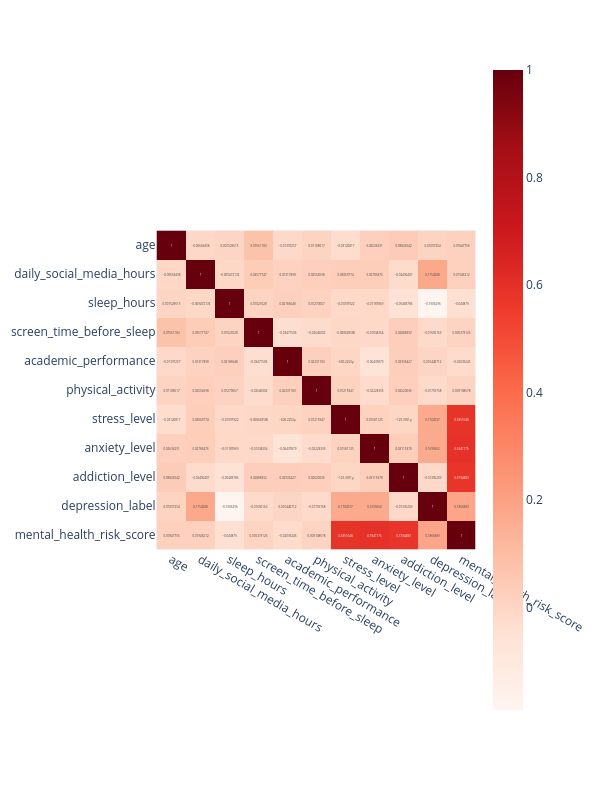

Here is the notebook cell this chart was saved with:
### Code cell
fig = px.imshow(
    df.corr(numeric_only=True),
    text_auto=True,
    color_continuous_scale="Reds",
    width=600,
    height=800
)
fig.show()

### Figure 1 — Plotly figure (JSON) as saved in the notebook; plotly's stock layout.template omitted (floating-point values rounded to 4 significant figures)
{"data": [{"coloraxis": "coloraxis", "hovertemplate": "x: %{x}<br>y: %{y}<br>color: %{z}<extra></extra>", "name": "0", "texttemplate": "%{z}", "type": "heatmap", "x": ["age", "daily_social_media_hours", "sleep_hours", "screen_time_before_sleep", "academic_performance", "physical_activity", "stress_level", "anxiety_level", "addiction_level", "depression_label", "mental_health_risk_score"], "xaxis": "x", "y": ["age", "daily_social_media_hours", "sleep_hours", "screen_time_before_sleep", "academic_performance", "physical_activity", "stress_level", "anxiety_level", "addiction_level", "depression_label", "mental_health_risk_score"], "yaxis": "y", "z": [[1.0, -0.006635, 0.00153, 0.07561, -0.01397, 0.01109, -0.03121, 0.02636, 0.03827, 0.01097, 0.01848], [-0.006635, 1.0, -0.009472, 0.03578, 0.01318, 0.02555, 0.0307, 0.02783, -0.02496, 0.1752, 0.01946], [0.00153, -0.009472, 1.0, 0.01024, 0.02187, 0.0127, -0.01098, -0.01188, -0.05484, -0.1906, -0.04388], [0.07561, 0.03578, 0.01024, 1.0, -0.03472, -0.02645, -0.00865, -0.01034, 0.02888, -0.0165, 0.005373], [-0.01397, 0.01318, 0.02187, -0.03472, 1.0, 0.02331, -0.0006002, -0.06438, 0.02935, 0.001441, -0.02039], [0.01109, 0.02555, 0.0127, -0.02645, 0.02331, 1.0, 0.01216, -0.02223, 0.0262, -0.0176, 0.009109], [-0.03121, 0.0307, -0.01098, -0.00865, -0.0006002, 0.01216, 1.0, 0.01581, -0.0001294, 0.1705, 0.5852], [0.02636, 0.02783, -0.01188, -0.01034, -0.06438, -0.02223, 0.01581, 1.0, 0.03115, 0.1696, 0.5942], [0.03827, -0.02496, -0.05484, 0.02888, 0.02935, 0.0262, -0.0001294, 0.03115, 1.0, -0.01395, 0.5794], [0.01097, 0.1752, -0.1906, -0.0165, 0.001441, -0.0176, 0.1705, 0.1696, -0.01395, 1.0, 0.1866], [0.01848, 0.01946, -0.04388, 0.005373, -0.02039, 0.009109, 0.5852, 0.5942, 0.5794, 0.1866, 1.0]]}], "layout": {"coloraxis": {"autocolorscale": false, "colorscale": [[0, "rgb(255,245,240)"], [0.125, "rgb(254,224,210)"], [0.25, "rgb(252,187,161)"], [0.375, "rgb(252,146,114)"], [0.5, "rgb(251,106,74)"], [0.625, "rgb(239,59,44)"], [0.75, "rgb(203,24,29)"], [0.875, "rgb(165,15,21)"], [1, "rgb(103,0,13)"]]}, "height": 800, "margin": {"t": 60}, "width": 600, "xaxis": {"anchor": "y", "constrain": "domain", "domain": [0, 1], "scaleanchor": "y"}, "yaxis": {"anchor": "x", "autorange": "reversed", "constrain": "domain", "domain": [0, 1]}}}
